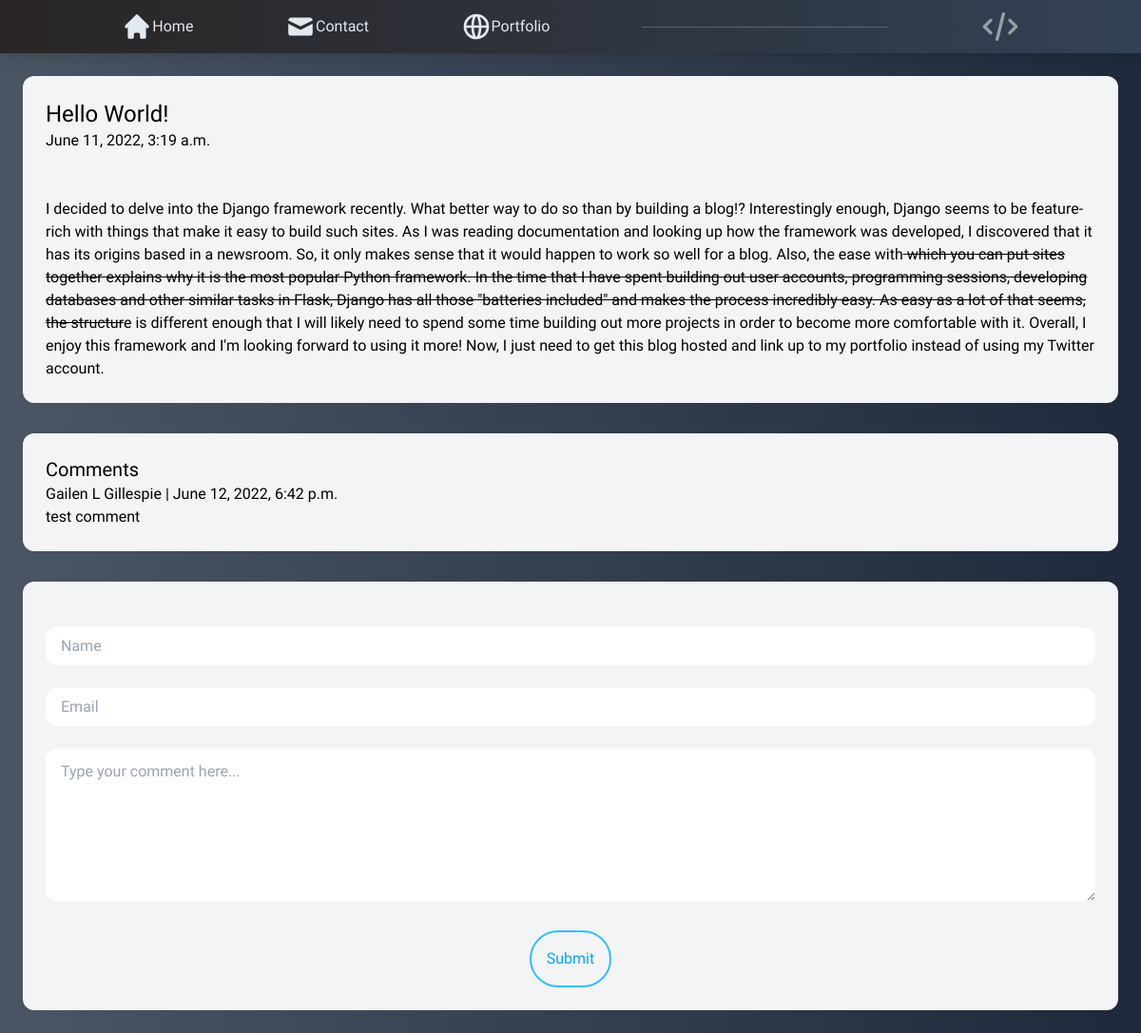
The page /hello-world/ on the database its author committed.
### post/models.py (models this page shows, shortened)
class Post(models.Model):
    category = models.ForeignKey(Category, related_name='posts', on_delete = models.CASCADE)
    title = models.CharField(max_length=255)
    slug = models.SlugField(max_length=255)
    intro = models.TextField(max_length=280) #twitter character limit to keep the intro short.
    body = RichTextField(blank=True, null=True)
    created_at = models.DateTimeField(auto_now_add = True)
    class Meta:
        ordering = ('-created_at', )

class Comment(models.Model):
    post = models.ForeignKey(Post, related_name='comments', on_delete=models.CASCADE)
    name = models.CharField(max_length=255)
    email = models.EmailField(max_length=255)
    comment = models.TextField()
    created_at = models.DateTimeField(auto_now_add=True)

### post/views.py (the view, shortened to what this page needs)
# urls.py: path('<slug:slug>/', views.post_detail, name='post_detail'),
def post_detail(request, slug):
    post = get_object_or_404(Post, slug=slug)
    return render(request, 'post/detail.html', {'post': post})

### post/templates/post/detail.html (shortened to what this page needs)
{% extends 'post/blog.html' %}
{% block content %}
<article class="p-6 bg-gray-100 rounded-xl">
    <h2 class="text-2xl">
        {{post.title}}
    </h2>
         <h2>
        {{post.created_at}}
         </h2>
    <p class="text-gray-800 indent-8 py-6">
        {{post.body | safe}}
    </p>
</article>
{% for comment in post.comments.all %}
<div class="p-6 bg-gray-100 rounded-xl">
    <h2 class="text-xl">
        Comments
    </h2>
    <div>
        <p>{{comment.name}} | {{comment.created_at}}</p>
        <p>{{comment.comment}}</p>
    </div>
</div>
{% endfor %}
    <div class="p-6 bg-gray-100 rounded-xl">
    <form action="." method="post" class="space-y-6">
        <div>
            <input placeholder="Name" type="text" name="name" class="py-2 px-4 rounded-xl bg-white w-full">
        </div>
        <div>
            <input placeholder="Email" type="text" name="email" class="py-2 px-4 rounded-xl bg-white w-full">
        </div>
        <div>
            <textarea placeholder="Type your comment here..." type="text" id="comment" name="comment" class="py-3 px-4 h-40 rounded-xl bg-white w-full"></textarea>
        </div>
        <div class="grid justify-items-center">
            <button class="rounded-full border-solid border-2 border-sky-400 text-sky-500 p-4 transition ease-in-and-out hover:shadow-lg">Submit</button>
        </div>
    </form>
</div>
    {% endblock %}

### post/static/css/style.css (style rules this page uses)
body { font-family: 'Overpass', sans-serif; font-weight: 200; min-height: 100vh; }

### rows shown on the page
Post: title "Hello World!", created_at "June 11, 2022, 3:19 a.m.", body "I decided to delve into the Django framework recently. What better way to do so than by building a blog!? Interestingly enough, Django seems to be feature-rich with thin gs that make it easy to build such sites. As I was reading documentation and looking up how the framework was developed, I discovered that it has its origins based in a newsroom. So, it only makes sense that it would happen to work so well for a blog. Also, the ease with which you can put sites together explains why it is the most popular Python framework. In the time that I have spent building out user accounts, programming sessions, developing databases and other similar tasks in Flask, Django has all those \"batteries…"
Comment: name "Gailen L Gillespie", created_at "June 12, 2022, 6:42 p.m.", comment "test comment"
